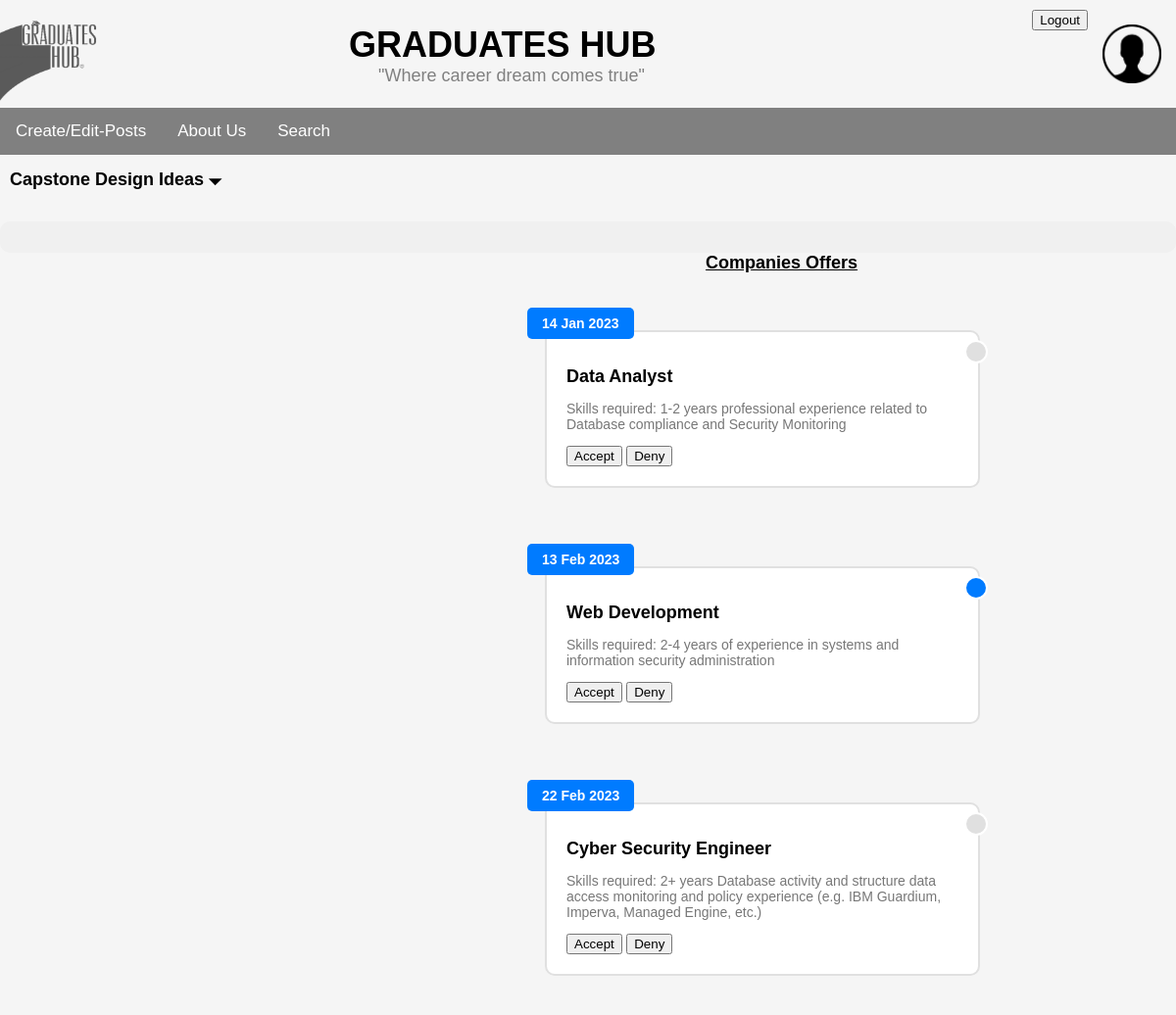
The app's page /hub/advisor-home/, older data.
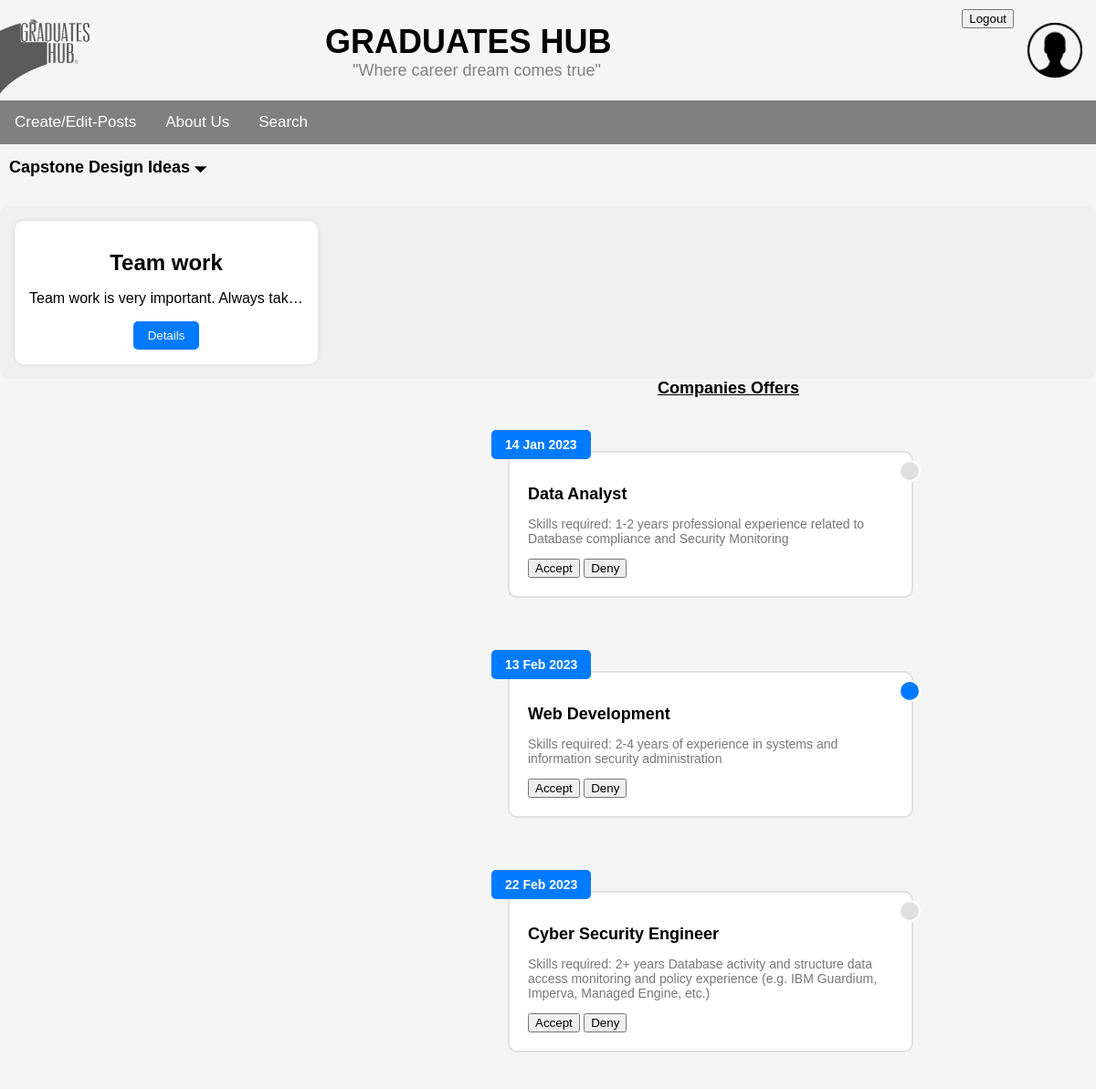
The same page, newer data.
### hub/models.py (models this page shows, shortened)
class Post(models.Model):
    VISIBILITY_OPTIONS = [('Pub', 'Public'), ('Pri', 'Private')]
    POST_TYPES = [('Pos', 'Post'), ('Pro', 'Project'), ('Job', 'Job')]
    title = models.CharField(max_length=100)
    content = models.TextField()
    time = models.DateTimeField(auto_now_add=True)
    visibility = models.CharField(max_length=3, choices=VISIBILITY_OPTIONS)
    links = models.TextField()
    post_type = models.CharField(max_length=3, choices=POST_TYPES)
    creator = models.ForeignKey(User, on_delete=models.CASCADE, null=False)

### hub/views.py (the view)
# urls.py: path("advisor-home/", views.get_advisor_home, name='advisor-home'),
def get_advisor_home(request):
    Posts = Post.objects.all()
    return render(request, 'hub/advisor_home.html',{'Posts':Posts})

### hub/templates/hub/advisor_home.html (shortened to what this page needs)
{% load static %}
<!DOCTYPE html>
<html lang="en">
<head>
    <link rel="stylesheet" type="text/css" href="{% static 'hub/css/advisor_home.css' %}">
</head>
<body>
    <header>
		<div class="logo">
			<img src="{% static 'hub/img/GraduatesHubLogo.png' %}" alt="Graduates Hub Logo">
		</div>
		<div class="title">
			<h1>GRADUATES HUB</h1>
			<p>"Where career dream comes true"</p>
		</div>
    <a href="/logout/"><button class="logout-button"> Logout </button></a>
		<img src="{% static 'hub/img/Profile_photo.png' %}" class="head-profile" width="60px" height="60px">
	</header>
	<div class="topnav">
    <a href="#Create/Edit-Posts">Create/Edit-Posts</a>
		<a href="#contact">About Us</a>
    <a href="{% url 'search-page' %}">Search</a>
	  </div>
    <h2 style="font-family:'Trebuchet MS', 'Lucida Sans Unicode', 'Lucida Grande', 'Lucida Sans', Arial, sans-serif;font-size: large;font-weight: bold; margin-left: 10px;">Capstone Design Ideas 🞃</h2>
	  <div class="main-content-container">
		{% for Post in Posts %}
		<div class="main-content-block">
		  <h1>{{Post.title}}</h1>
		  <p>{{Post.content}}</p>
		  <button>Details</button>
		</div>
		{% endfor%}
  </div>
<u><h3 style="margin-left: 60%;font-family:'Trebuchet MS', 'Lucida Sans Unicode', 'Lucida Grande', 'Lucida Sans', Arial, sans-serif;font-size: large;font-weight: bold; margin-top: 0%;">Companies Offers</h3></u>
<div class="timeline">
  <div class="timeline-event">
    <div class="timeline-date">14 Jan 2023</div>
    <h2>Data Analyst</h2>
    <p>Skills required:
        1-2 years professional experience related to Database compliance and Security Monitoring
    </p>
    <button>Accept</button>
  <button>Deny</button>
  </div>
  <div class="timeline-event">
    <div class="timeline-date">13 Feb 2023</div>
    <h2>Web Development</h2>
    <p>Skills required:
        2-4 years of experience in systems and information security administration</p>
        <button>Accept</button>
        <button>Deny</button>
  </div>
  <div class="timeline-event">
    <div class="timeline-date">22 Feb 2023</div>
    <h2>Cyber Security Engineer</h2>
    <p>Skills required:
        2+ years Database activity and structure data access monitoring and policy experience (e.g. IBM Guardium, Imperva, Managed Engine, etc.)</p>
        <button>Accept</button>
        <button>Deny</button>
  </div>
</div>
</body>
</html>

### static/hub/css/advisor_home.css (style rules this page uses)
body { font-family: Arial, sans-serif; margin: 0; background-color: rgb(245, 245, 245); }
header { display: flex; justify-content: space-between; height: 80px; background-color: rgb(245, 245, 245); padding: 10px 0px 20px 0px; box-shadow: 0px 4px 4px rgba(0, 0, 0, 0.25); }
.head-profile { margin: 15px; }
.topnav { overflow: hidden; background-color: gray; }
.topnav a { float: left; display: block; color: white; text-align: center; padding: 14px 16px; text-decoration: none; font-size: 17px; }
.logo { flex: 1; padding: 0; }
.logo img { height: 100px; }
.title { flex: 2; text-align: left; margin: 15px; }
.title h1 { margin: 0; font-size: 36px; font-weight: bold; }
.title p { margin: 0; margin-left: 30px; font-size: 18px; color: gray; }
.main-content-container { display: flex; overflow-x: auto; scroll-behavior: smooth; gap: 2rem; padding: 1rem; margin-top: 2rem; border-radius: 10px; background-color: #f0f0f0; }
.main-content-block { flex-shrink: 0; width: 300px; padding: 1rem; border-radius: 10px; background-color: #ffffff; box-shadow: 0 0 5px rgba(0, 0, 0, 0.1); text-align: center; }
.main-content-block h1 { font-size: 1.5rem; margin-bottom: 0.5rem; }
.main-content-block p { font-size: 1rem; margin-bottom: 1rem; overflow: hidden; text-overflow: ellipsis; white-space: nowrap; }
.main-content-block button { padding: 0.5rem 1rem; border: none; border-radius: 5px; background-color: #007bff; color: #ffffff; cursor: pointer; }
.timeline { position: relative; max-width: 800px; margin: 0 auto; }
.timeline::after { content: ''; display: table; clear: both; }
.timeline-event { position: relative; width: 50%; padding: 20px; background-color: #fff; border: 2px solid #e0e0e0; border-radius: 10px; margin: 40px 0; float: right; clear: right; }
.timeline-event::before { content: ''; position: absolute; right: -10px; transform: translateY(-50%); width: 20px; height: 20px; background-color: #007bff; border-radius: 50%; border: 2px solid #fff; }
.timeline-event:nth-child(odd)::before { background-color: #e0e0e0; }
.timeline-event h2 { font-size: 18px; margin-bottom: 10px; }
.timeline-event p { font-size: 14px; color: #777; }
.timeline-event .timeline-date { position: absolute; top: -25px; left: -20px; background-color: #007bff; color: #fff; padding: 8px 15px; font-size: 14px; font-weight: bold; border-radius: 5px; }

Row changes from the older to the newer data that the page shows:
added Post: title "Team work", content "Team work is very important. Always tak…"
